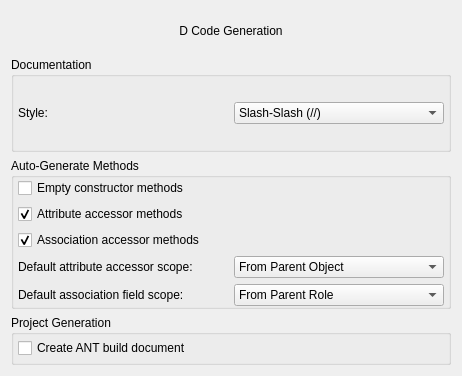
<ui version="4.0" >
 <class>DCodeGenerationFormBase</class>
 <widget class="QWidget" name="DCodeGenerationFormBase" >
  <property name="geometry" >
   <rect>
    <x>0</x>
    <y>0</y>
    <width>462</width>
    <height>376</height>
   </rect>
  </property>
  <layout class="QGridLayout" >
   <item row="0" column="0" >
    <layout class="QGridLayout" >
     <property name="leftMargin" >
      <number>0</number>
     </property>
     <property name="topMargin" >
      <number>0</number>
     </property>
     <property name="rightMargin" >
      <number>0</number>
     </property>
     <property name="bottomMargin" >
      <number>0</number>
     </property>
     <item row="3" column="0" >
      <widget class="QGroupBox" name="groupBox3" >
       <property name="sizePolicy" >
        <sizepolicy vsizetype="Maximum" hsizetype="Preferred" >
         <horstretch>0</horstretch>
         <verstretch>0</verstretch>
        </sizepolicy>
       </property>
       <property name="maximumSize" >
        <size>
         <width>16777215</width>
         <height>50</height>
        </size>
       </property>
       <property name="title" >
        <string>Project Generation</string>
       </property>
       <layout class="QVBoxLayout" >
        <property name="leftMargin" >
         <number>4</number>
        </property>
        <property name="topMargin" >
         <number>0</number>
        </property>
        <property name="rightMargin" >
         <number>4</number>
        </property>
        <property name="bottomMargin" >
         <number>0</number>
        </property>
        <item>
         <widget class="QCheckBox" name="m_makeANTDocumentCheckBox" >
          <property name="text" >
           <string>Create ANT build document</string>
          </property>
         </widget>
        </item>
       </layout>
      </widget>
     </item>
     <item row="2" column="0" >
      <widget class="QGroupBox" name="groupBox2" >
       <property name="sizePolicy" >
        <sizepolicy vsizetype="Maximum" hsizetype="Preferred" >
         <horstretch>0</horstretch>
         <verstretch>0</verstretch>
        </sizepolicy>
       </property>
       <property name="title" >
        <string>Auto-Generate Methods</string>
       </property>
       <layout class="QGridLayout" >
        <property name="leftMargin" >
         <number>4</number>
        </property>
        <property name="topMargin" >
         <number>0</number>
        </property>
        <property name="rightMargin" >
         <number>4</number>
        </property>
        <property name="bottomMargin" >
         <number>0</number>
        </property>
        <item row="0" column="0" >
         <layout class="QGridLayout" >
          <property name="leftMargin" >
           <number>0</number>
          </property>
          <property name="topMargin" >
           <number>0</number>
          </property>
          <property name="rightMargin" >
           <number>0</number>
          </property>
          <property name="bottomMargin" >
           <number>0</number>
          </property>
          <item row="0" column="0" >
           <widget class="QCheckBox" name="m_generateConstructors" >
            <property name="text" >
             <string>Empty constructor methods</string>
            </property>
            <property name="checked" >
             <bool>false</bool>
            </property>
           </widget>
          </item>
          <item row="2" column="0" >
           <widget class="QCheckBox" name="m_generateAssocAccessors" >
            <property name="text" >
             <string>Association accessor methods</string>
            </property>
            <property name="checked" >
             <bool>true</bool>
            </property>
           </widget>
          </item>
          <item row="1" column="0" >
           <widget class="QCheckBox" name="m_generateAttribAccessors" >
            <property name="text" >
             <string>Attribute accessor methods</string>
            </property>
            <property name="checked" >
             <bool>true</bool>
            </property>
           </widget>
          </item>
         </layout>
        </item>
        <item row="1" column="0" >
         <layout class="QGridLayout" >
          <property name="leftMargin" >
           <number>0</number>
          </property>
          <property name="topMargin" >
           <number>0</number>
          </property>
          <property name="rightMargin" >
           <number>0</number>
          </property>
          <property name="bottomMargin" >
           <number>0</number>
          </property>
          <item row="0" column="0" >
           <widget class="QLabel" name="textLabel1_3" >
            <property name="text" >
             <string>Default attribute accessor scope:</string>
            </property>
            <property name="wordWrap" >
             <bool>false</bool>
            </property>
           </widget>
          </item>
          <item row="0" column="1" >
           <widget class="KComboBox" name="m_accessorScopeCB" >
            <property name="currentIndex" >
             <number>3</number>
            </property>
            <item>
             <property name="text" >
              <string>Public</string>
             </property>
            </item>
            <item>
             <property name="text" >
              <string>Private</string>
             </property>
            </item>
            <item>
             <property name="text" >
              <string>Protected</string>
             </property>
            </item>
            <item>
             <property name="text" >
              <string>From Parent Object</string>
             </property>
            </item>
           </widget>
          </item>
         </layout>
        </item>
        <item row="2" column="0" >
         <layout class="QGridLayout" >
          <property name="leftMargin" >
           <number>0</number>
          </property>
          <property name="topMargin" >
           <number>0</number>
          </property>
          <property name="rightMargin" >
           <number>0</number>
          </property>
          <property name="bottomMargin" >
           <number>0</number>
          </property>
          <item row="0" column="0" >
           <widget class="QLabel" name="textLabel1_3_2" >
            <property name="text" >
             <string>Default association field scope:</string>
            </property>
            <property name="wordWrap" >
             <bool>false</bool>
            </property>
           </widget>
          </item>
          <item row="0" column="1" >
           <widget class="KComboBox" name="m_assocFieldScopeCB" >
            <property name="currentIndex" >
             <number>3</number>
            </property>
            <item>
             <property name="text" >
              <string>Public</string>
             </property>
            </item>
            <item>
             <property name="text" >
              <string>Private</string>
             </property>
            </item>
            <item>
             <property name="text" >
              <string>Protected</string>
             </property>
            </item>
            <item>
             <property name="text" >
              <string>From Parent Role</string>
             </property>
            </item>
           </widget>
          </item>
         </layout>
        </item>
       </layout>
      </widget>
     </item>
     <item row="1" column="0" >
      <widget class="QGroupBox" name="groupBox1" >
       <property name="sizePolicy" >
        <sizepolicy vsizetype="Maximum" hsizetype="Preferred" >
         <horstretch>0</horstretch>
         <verstretch>0</verstretch>
        </sizepolicy>
       </property>
       <property name="maximumSize" >
        <size>
         <width>16777215</width>
         <height>100</height>
        </size>
       </property>
       <property name="title" >
        <string>Documentation</string>
       </property>
       <layout class="QHBoxLayout" >
        <property name="leftMargin" >
         <number>4</number>
        </property>
        <property name="topMargin" >
         <number>0</number>
        </property>
        <property name="rightMargin" >
         <number>4</number>
        </property>
        <property name="bottomMargin" >
         <number>0</number>
        </property>
        <item>
         <widget class="QLabel" name="ui_textLabelStyle" >
          <property name="text" >
           <string>Style:</string>
          </property>
          <property name="wordWrap" >
           <bool>false</bool>
          </property>
         </widget>
        </item>
        <item>
         <widget class="KComboBox" name="m_SelectCommentStyle" >
          <item>
           <property name="text" >
            <string>Slash-Slash (//)</string>
           </property>
          </item>
          <item>
           <property name="text" >
            <string>Slash-Star (/**  */)</string>
           </property>
          </item>
         </widget>
        </item>
       </layout>
      </widget>
     </item>
     <item row="0" column="0" >
      <widget class="QLabel" name="ui_textLabelTitle" >
       <property name="sizePolicy" >
        <sizepolicy vsizetype="Maximum" hsizetype="Preferred" >
         <horstretch>0</horstretch>
         <verstretch>0</verstretch>
        </sizepolicy>
       </property>
       <property name="maximumSize" >
        <size>
         <width>16777215</width>
         <height>40</height>
        </size>
       </property>
       <property name="text" >
        <string>&lt;p align="center">D Code Generation&lt;/p></string>
       </property>
       <property name="wordWrap" >
        <bool>false</bool>
       </property>
      </widget>
     </item>
    </layout>
   </item>
  </layout>
 </widget>
 <layoutdefault spacing="6" margin="11" />
  <customwidgets>
  <customwidget>
   <class>KComboBox</class>
   <extends>QComboBox</extends>
   <header>kcombobox.h</header>
  </customwidget>
 </customwidgets>
 <resources/>
 <connections/>
</ui>
